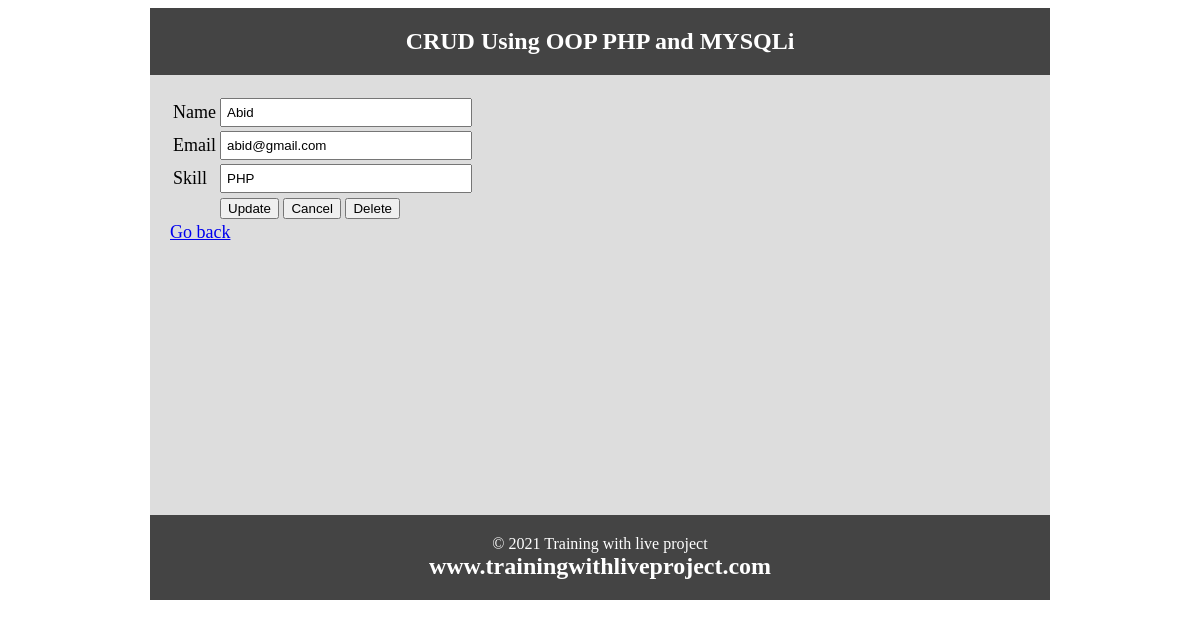
The page /oopcrud/update.php?id=1 on the database its author committed.
### tables this page shows
CREATE TABLE `tbl_user` (
  `id` int(11) NOT NULL,
  `name` varchar(50) NOT NULL,
  `email` varchar(255) NOT NULL,
  `skill` varchar(50) NOT NULL
);

### oopcrud/Database.php (called while the page is built, shortened)
<?php
class Database{
    public $host   = DB_HOST;
    public $user   = DB_USER;
    public $pass   = DB_PASS;
    public $dbname = DB_NAME;
    public $link;
    private function connectDB(){
           $this->link = new mysqli($this->host, $this->user, $this->pass, $this->dbname);
    }
    public function select($query){
        $result = $this->link->query($query) or die ($this->link->error.__line__);
        if($result->num_rows > 0){
            return $result;
        }else{
            return false;
        }
    }
}
?>

### oopcrud/update.php (the view, shortened to what this page needs)
<?php
include 'inc/header.php';
include 'Database.php';
?>
<?php
  $id = $_GET['id'];
  $db = new Database();
  $query = "SELECT * FROM tbl_user WHERE id=$id";
  $getData = $db->select($query)->fetch_assoc();
?>
<form action="update.php?id=<?php echo $id; ?>" method="post">
        <table>
          <tr>
          <td>Name</td>
          <td><input type="text" name="name" value="<?php echo $getData['name']; ?>"/></td>
          </tr>
          <tr>
          <td>Email</td>
          <td><input type="text" name="email" value="<?php echo $getData['email']; ?>"/></td>
          </tr>
          <tr>
          <td>Skill</td>
          <td><input type="text" name="skill" value="<?php echo $getData['skill']; ?>"/></td>
          </tr>
          <tr>
          <td></td>
          <td>
          <input type="submit" name="submit" value="Update"/>
          <input type="reset" value="Cancel"/>
          <input type="submit" name="delete" Value="Delete" />
          </td>
          </tr>
        </table>
        </form>
        <a href="index.php">Go back</a>
<?php include 'inc/footer.php'; ?>

### rows shown on the page
tbl_user: name "Abid", email "abid@gmail.com", skill "PHP"
